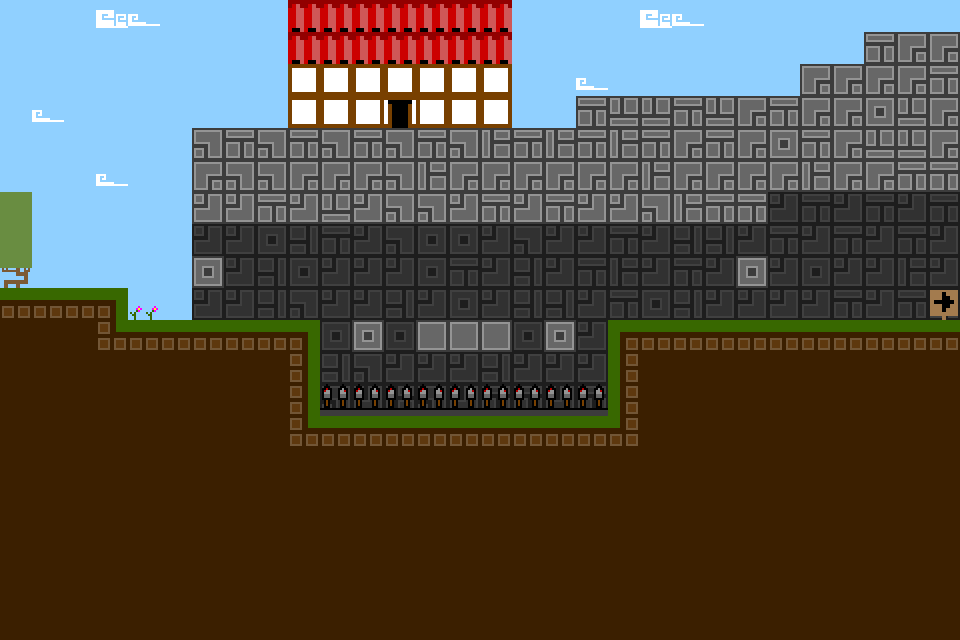

This game map was drawn from its Tiled (.tmx) file and the tilesets committed beside it. A one-line description and the full map source follow:
An orthogonal 30x20 tile map with 32x32 px tiles, 2 tile layers (GroundLayer, TreeLayer) and 19 objects (Player).

<map version="1.0" tiledversion="1.0.3" orientation="orthogonal" renderorder="right-down" width="30" height="20" tilewidth="32" tileheight="32" nextobjectid="37">
 <tileset firstgid="1" source="tileset.tsx" />
 <layer name="GroundLayer" width="30" height="20">
  <data encoding="csv">
44,44,44,46,43,44,44,44,44,42,42,42,42,42,42,42,44,44,44,44,46,43,44,44,44,44,44,44,44,44,
44,44,44,44,44,44,44,44,44,42,42,42,42,42,42,42,44,44,44,44,44,44,44,44,44,44,44,53,56,56,
44,44,44,44,44,44,44,44,44,40,40,40,40,40,40,40,44,44,43,44,44,44,44,44,44,56,56,56,56,53,
44,43,44,44,44,44,44,44,44,40,40,40,41,40,40,40,44,44,53,51,51,53,51,56,53,56,56,59,51,56,
44,44,44,44,44,44,57,53,57,53,57,53,57,53,57,52,53,52,53,52,53,56,53,56,59,53,56,51,51,56,
44,44,44,43,44,44,56,57,57,56,56,56,57,52,56,56,56,56,56,56,52,56,56,56,56,52,56,56,53,53,
44,44,44,44,44,44,54,54,53,54,51,54,57,57,54,53,54,53,54,54,57,52,53,53,6,5,6,5,6,5,
44,44,44,44,44,44,6,6,11,2,5,6,9,11,11,6,9,6,6,5,6,2,2,6,5,6,5,6,5,6,
44,44,44,44,44,44,59,6,2,11,6,6,6,11,5,6,2,6,5,4,6,5,6,59,6,11,6,6,4,6,
99,99,99,100,44,44,6,6,2,9,6,6,2,6,11,6,2,2,6,5,11,2,6,6,6,6,5,6,5,5,
88,88,88,102,99,99,99,99,99,100,11,59,11,58,58,58,11,59,6,101,99,99,99,99,99,99,99,99,99,99,
88,88,88,88,88,88,88,88,88,113,2,9,6,6,6,2,6,6,6,97,88,88,88,88,88,88,88,88,88,88,
88,88,88,88,88,88,88,88,88,113,9,6,4,9,6,5,5,6,5,97,88,88,88,88,88,88,88,88,88,88,
88,88,88,88,88,88,88,88,88,102,99,99,99,99,99,99,99,99,99,103,88,88,88,88,88,88,88,88,88,88,
88,88,88,88,88,88,88,88,88,88,88,88,88,88,88,88,88,88,88,88,88,88,88,88,88,88,88,88,88,88,
88,88,88,88,88,88,88,88,88,88,88,88,88,88,88,88,88,88,88,88,88,88,88,88,88,88,88,88,88,88,
88,88,88,88,88,88,88,88,88,88,88,88,88,88,88,88,88,88,88,88,88,88,88,88,88,88,88,88,88,88,
88,88,88,88,88,88,88,88,88,88,88,88,88,88,88,88,88,88,88,88,88,88,88,88,88,88,88,88,88,88,
88,88,88,88,88,88,88,88,88,88,88,88,88,88,88,88,88,88,88,88,88,88,88,88,88,88,88,88,88,88,
88,88,88,88,88,88,88,88,88,88,88,88,88,88,88,88,88,88,88,88,88,88,88,88,88,88,88,88,88,88
</data>
 </layer>
 <objectgroup name="NextLevelObject">
  <object id="11" x="952" y="197.834" width="7" height="121.333">
   <properties>
    <property name="NextMapName" value="Maps/Level5.tmx" />
   </properties>
  </object>
 </objectgroup>
 <layer name="TreeLayer" width="30" height="20">
  <data encoding="csv">
0,0,0,0,0,0,0,0,0,0,0,0,0,0,0,0,0,0,0,0,0,0,0,0,0,0,0,0,0,0,
0,0,0,0,0,0,0,0,0,0,0,0,0,0,0,0,0,0,0,0,0,0,0,0,0,0,0,0,0,0,
0,0,0,0,0,0,0,0,0,0,0,0,0,0,0,0,0,0,0,0,0,0,0,0,0,0,0,0,0,0,
0,0,0,0,0,0,0,0,0,0,0,0,0,0,0,0,0,0,0,0,0,0,0,0,0,0,0,0,0,0,
0,0,0,0,0,0,0,0,0,0,0,0,0,0,0,0,0,0,0,0,0,0,0,0,0,0,0,0,0,0,
0,0,0,0,0,0,0,0,0,0,0,0,0,0,0,0,0,0,0,0,0,0,0,0,0,0,0,0,0,0,
33,0,0,0,0,0,0,0,0,0,0,0,0,0,0,0,0,0,0,0,0,0,0,0,0,0,0,0,0,0,
33,0,0,0,0,0,0,0,0,0,0,0,0,0,0,0,0,0,0,0,0,0,0,0,0,0,0,0,0,0,
17,0,0,0,0,0,0,0,0,0,0,0,0,0,0,0,0,0,0,0,0,0,0,0,0,0,0,0,0,0,
0,0,0,0,123,0,0,0,0,0,0,0,0,0,0,0,0,0,0,0,0,0,0,0,0,0,0,0,0,36,
0,0,0,0,0,0,0,0,0,0,0,0,0,0,0,0,0,0,0,0,0,0,0,0,0,0,0,0,0,0,
0,0,0,0,0,0,0,0,0,0,0,0,0,0,0,0,0,0,0,0,0,0,0,0,0,0,0,0,0,0,
0,0,0,0,0,0,0,0,0,0,187,187,187,187,187,187,187,187,187,0,0,0,0,0,0,0,0,0,0,0,
0,0,0,0,0,0,0,0,0,0,0,0,0,0,0,0,0,0,0,0,0,0,0,0,0,0,0,0,0,0,
0,0,0,0,0,0,0,0,0,0,0,0,0,0,0,0,0,0,0,0,0,0,0,0,0,0,0,0,0,0,
0,0,0,0,0,0,0,0,0,0,0,0,0,0,0,0,0,0,0,0,0,0,0,0,0,0,0,0,0,0,
0,0,0,0,0,0,0,0,0,0,0,0,0,0,0,0,0,0,0,0,0,0,0,0,0,0,0,0,0,0,
0,0,0,0,0,0,0,0,0,0,0,0,0,0,0,0,0,0,0,0,0,0,0,0,0,0,0,0,0,0,
0,0,0,0,0,0,0,0,0,0,0,0,0,0,0,0,0,0,0,0,0,0,0,0,0,0,0,0,0,0,
0,0,0,0,0,0,0,0,0,0,0,0,0,0,0,0,0,0,0,0,0,0,0,0,0,0,0,0,0,0
</data>
 </layer>
 <objectgroup name="GroundObject">
  <object id="19" x="193.5" y="256.5" width="30" height="31" />
  <object id="20" x="352.5" y="320.5" width="30" height="31" />
  <object id="21" x="417.5" y="319.5" width="95" height="32" />
  <object id="22" x="544.5" y="320.5" width="31" height="30" />
  <object id="23" x="737.5" y="257.5" width="31" height="29" />
  <object id="24" x="36" y="290" width="89" height="352" />
  <object id="25" x="129" y="321" width="189" height="315" />
  <object id="26" x="321" y="416" width="287" height="222" />
  <object id="27" x="608" y="322" width="346" height="314" />
  <object id="28" x="193" y="130" width="380" height="93" />
  <object id="29" x="578" y="98" width="188" height="125" />
  <object id="30" x="772" y="101" width="186" height="89" />
  <object id="31" x="801" y="64" width="157" height="29" />
  <object id="32" x="867" y="33" width="90" height="29" />
 </objectgroup>
 <objectgroup name="TrapObject">
  <object id="1" x="320" y="384.667" width="287.333" height="26" />
 </objectgroup>
 <objectgroup name="PlayerObject">
  <object id="12" name="Player" x="69" y="258" width="24" height="28" />
 </objectgroup>
 <objectgroup name="CoinObject">
  <object id="35" x="379" y="259" width="32" height="32" />
  <object id="36" x="513" y="255" width="32" height="32" />
 </objectgroup>
</map>
